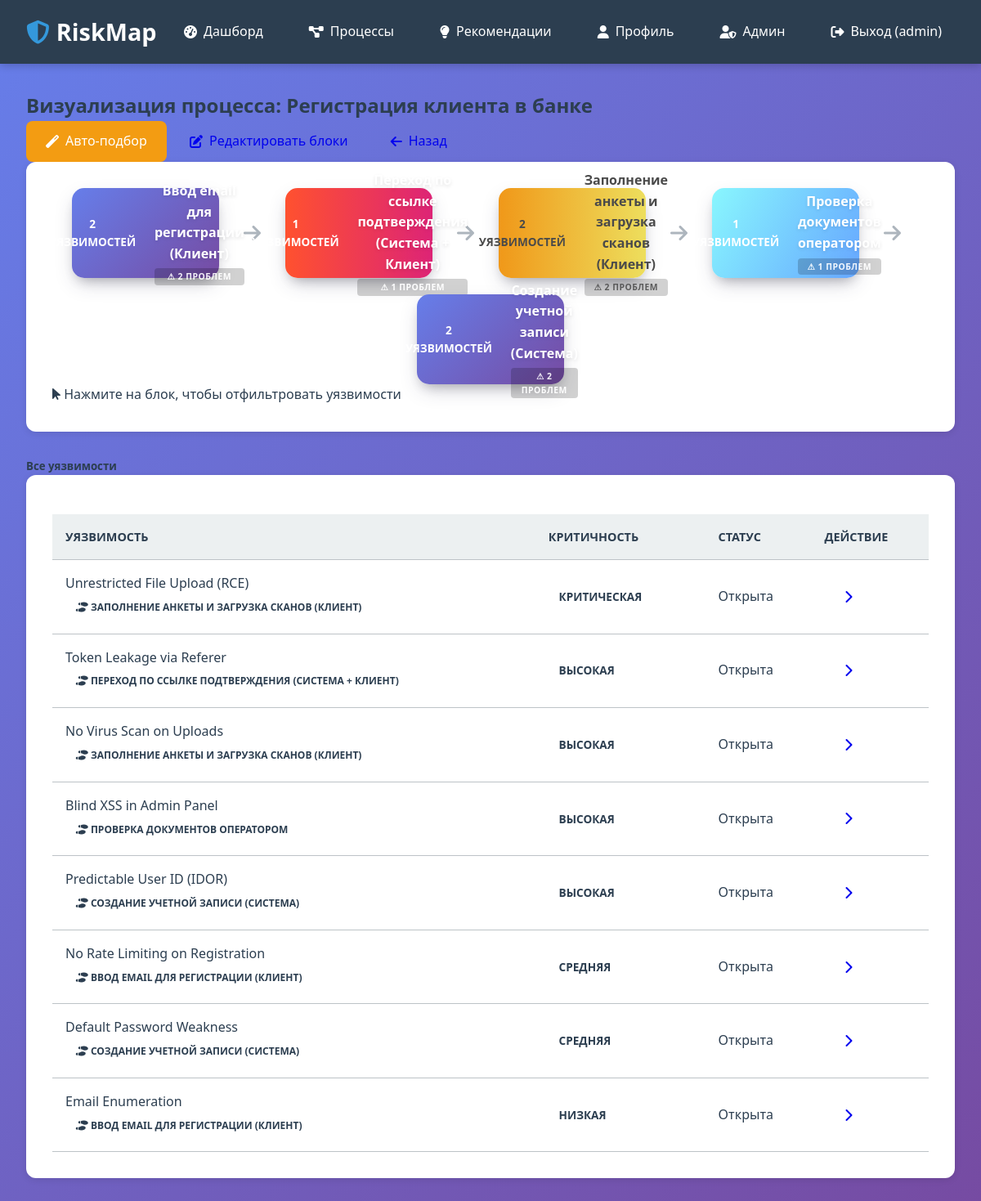
The app's page /processes/8/decomposition/ (signed in), older data.
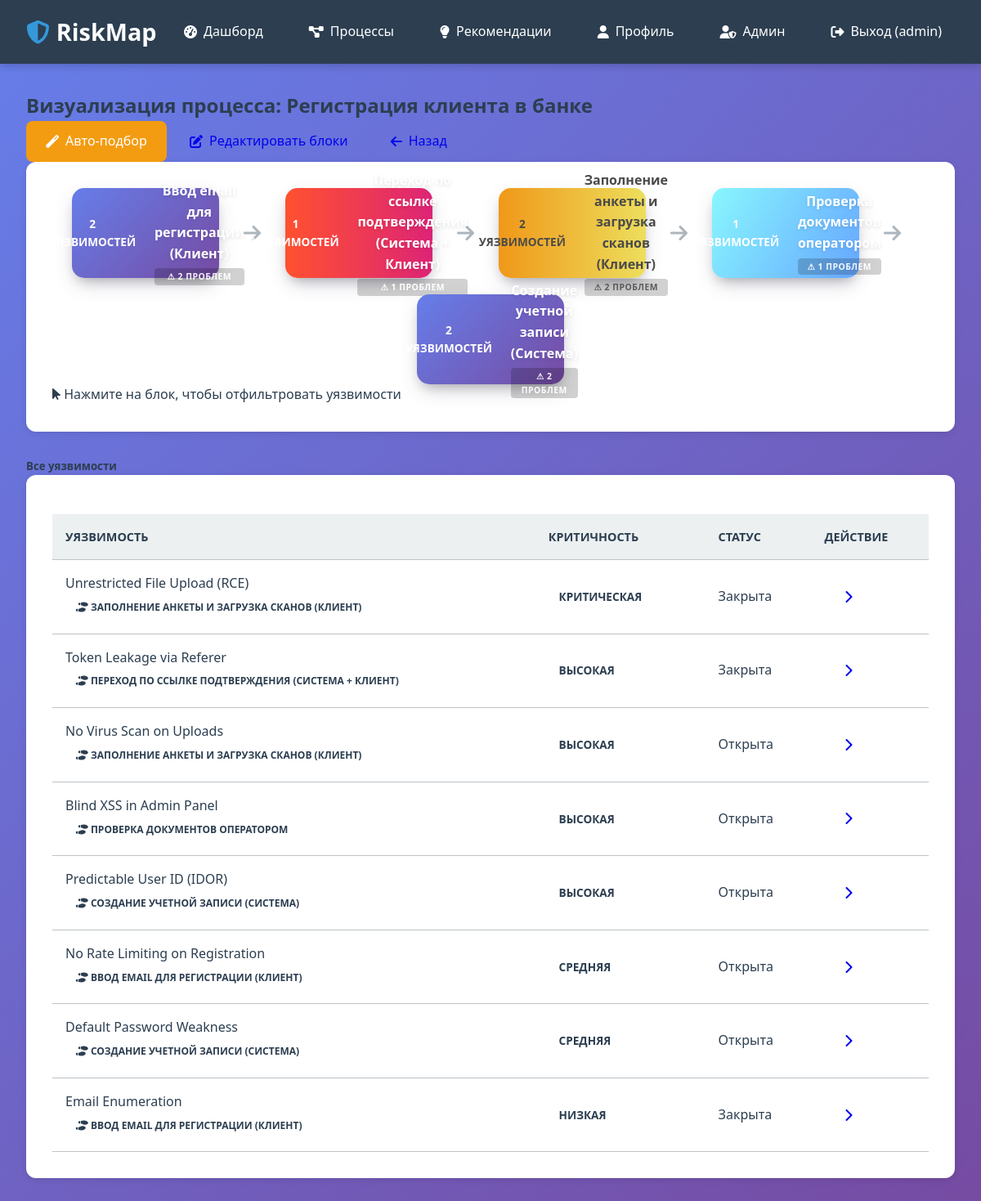
The same page, newer data.
### apps/core/models.py (models this page shows, shortened)
class Vulnerability(models.Model):
    SEVERITY_CHOICES = [
        (1, 'Незначительная'),
        (2, 'Низкая'),
        (3, 'Средняя'),
        (4, 'Высокая'),
        (5, 'Критическая'),
    ]
    STATUS_CHOICES = [
        ('open', 'Открыта'),
        ('in_progress', 'В работе'),
        ('resolved', 'Решена'),
        ('closed', 'Закрыта'),
    ]
    business_process = models.ForeignKey(
        BusinessProcess,
        on_delete=models.CASCADE,
        related_name='vulnerabilities',
        verbose_name='Бизнес-процесс'
    )
    step = models.ForeignKey(
        ProcessStep,
        on_delete=models.SET_NULL,
        null=True,
        blank=True,
        related_name='vulnerabilities',
        verbose_name='Связанный шаг'
    )
    title = models.CharField('Название', max_length=255)
    description = models.TextField('Описание')
    severity = models.IntegerField('Уровень серьезности', choices=SEVERITY_CHOICES, default=3)
    status = models.CharField('Статус', max_length=20, choices=STATUS_CHOICES, default='open')
    discovered_date = models.DateField('Дата обнаружения', auto_now_add=True)
    resolved_date = models.DateField('Дата решения', null=True, blank=True)
    class Meta:
        verbose_name = 'Уязвимость'
        verbose_name_plural = 'Уязвимости'
        ordering = ['-severity', '-discovered_date']

class ProcessStep(models.Model):
    business_process = models.ForeignKey(BusinessProcess, on_delete=models.CASCADE, related_name='steps')
    name = models.CharField(max_length=100, verbose_name="Название шага")
    description = models.TextField(blank=True, verbose_name="Описание")
    order = models.PositiveIntegerField(default=0, verbose_name="Порядок")
    color = models.CharField(
        max_length=20,
        default='primary',
        choices=[
            ('primary', 'Синий'),
            ('danger', 'Красный'),
            ('warning', 'Желтый'),
            ('success', 'Зеленый'),
            ('info', 'Голубой'),
        ],
        verbose_name="Цвет"
    )
    class Meta:
        ordering = ['order']
        verbose_name = "Шаг процесса"
        verbose_name_plural = "Шаги процесса"

### apps/core/views.py (the view)
# urls.py: path('processes/<int:pk>/decomposition/', views.process_decomposition, name='process_decomposition'),
@login_required
def process_decomposition(request, pk):
    process = get_object_or_404(BusinessProcess, pk=pk, owner=request.user)
    vulnerabilities = Vulnerability.objects.filter(business_process=process)
    steps = process.steps.all().order_by('order')  # Загружаем шаги
    critical_count = vulnerabilities.filter(severity=5).count()
    high_count = vulnerabilities.filter(severity=4).count()
    medium_count = vulnerabilities.filter(severity=3).count()
    low_count = vulnerabilities.filter(severity__lte=2).count()
    context = {
        'process': process,
        'vulnerabilities': vulnerabilities,
        'steps': steps,  # Передаем шаги в шаблон
        'critical_count': critical_count,
        'high_count': high_count,
        'medium_count': medium_count,
        'low_count': low_count,
    }
    return render(request, 'core/process_decomposition.html', context)

### templates/core/process_decomposition.html (shortened to what the changed rows need)
{% extends 'base.html' %}
{% block content %}
<div class="container-fluid py-4">
    <div class="d-flex justify-content-between align-items-center mb-5">
        <h2 class="fw-bold text-dark">Визуализация процесса: {{ process.name }}</h2>
    </div>
    <div class="mt-5">
        <div class="card shadow border-0">
            <div class="card-body p-0">
                {% if vulnerabilities %}
                <div class="table-responsive">
                    <table class="table table-hover align-middle mb-0">
                        <thead class="bg-light text-secondary">
                            <tr>
                                <th class="ps-4">Уязвимость</th>
                                <th>Критичность</th>
                                <th>Статус</th>
                                <th class="text-end pe-4">Действие</th>
                            </tr>
                        </thead>
                        <tbody>
                            {% for vuln in vulnerabilities %}
                            <tr class="vuln-row" data-step-id="{{ vuln.step.id|default:'none' }}">
                                <td class="ps-4">
                                    <div class="fw-bold">{{ vuln.title }}</div>
                                    {% if vuln.step %}
                                        <span class="badge bg-light text-dark border mt-1" style="font-size: 0.75rem;">
                                            <i class="fas fa-shoe-prints me-1"></i> {{ vuln.step.name }}
                                        </span>
                                    {% endif %}
                                </td>
                                <td>
                                    <span class="badge rounded-pill bg-{% if vuln.severity >= 4 %}danger{% elif vuln.severity == 3 %}warning{% else %}info{% endif %}">
                                        {{ vuln.get_severity_display }}
                                    </span>
                                </td>
                                <td>{{ vuln.get_status_display }}</td>
                                <td class="text-end pe-4">
                                    <a href="{% url 'core:vulnerability_detail' vuln.pk %}" class="btn btn-sm btn-light">
                                        <i class="fas fa-chevron-right"></i>
                                    </a>
                                </td>
                            </tr>
                            {% endfor %}
                        </tbody>
                    </table>
                </div>
                {% else %}
                    <p class="p-4 text-center text-muted mb-0">Уязвимостей пока нет.</p>
                {% endif %}
            </div>
        </div>
    </div>
</div>
{% endblock %}

Row changes from the older to the newer data that the page shows:
changed Vulnerability "Unrestricted File Upload (RCE)": status "Открыта" → "Закрыта"
changed Vulnerability "Token Leakage via Referer": status "Открыта" → "Закрыта"
changed Vulnerability "Email Enumeration": status "Открыта" → "Закрыта"
